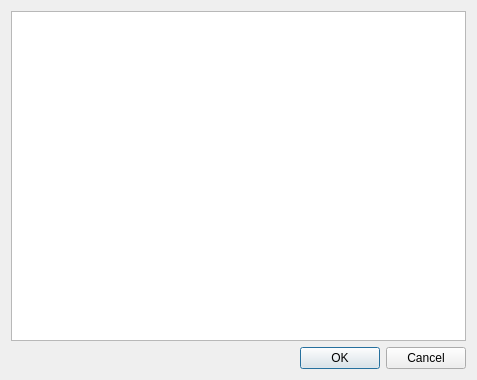
<?xml version="1.0" encoding="UTF-8"?>
<ui version="4.0">
 <class>StatDialog</class>
 <widget class="QDialog" name="StatDialog">
  <property name="geometry">
   <rect>
    <x>0</x>
    <y>0</y>
    <width>477</width>
    <height>380</height>
   </rect>
  </property>
  <property name="windowTitle">
   <string>Score Board</string>
  </property>
  <layout class="QGridLayout" name="gridLayout">
   <item row="0" column="0">
    <widget class="QTableWidget" name="statTable"/>
   </item>
   <item row="1" column="0">
    <widget class="QDialogButtonBox" name="buttonBox">
     <property name="orientation">
      <enum>Qt::Horizontal</enum>
     </property>
     <property name="standardButtons">
      <set>QDialogButtonBox::Cancel|QDialogButtonBox::Ok</set>
     </property>
    </widget>
   </item>
  </layout>
 </widget>
 <resources/>
 <connections>
  <connection>
   <sender>buttonBox</sender>
   <signal>accepted()</signal>
   <receiver>StatDialog</receiver>
   <slot>accept()</slot>
   <hints>
    <hint type="sourcelabel">
     <x>248</x>
     <y>254</y>
    </hint>
    <hint type="destinationlabel">
     <x>157</x>
     <y>274</y>
    </hint>
   </hints>
  </connection>
  <connection>
   <sender>buttonBox</sender>
   <signal>rejected()</signal>
   <receiver>StatDialog</receiver>
   <slot>reject()</slot>
   <hints>
    <hint type="sourcelabel">
     <x>316</x>
     <y>260</y>
    </hint>
    <hint type="destinationlabel">
     <x>286</x>
     <y>274</y>
    </hint>
   </hints>
  </connection>
 </connections>
</ui>
